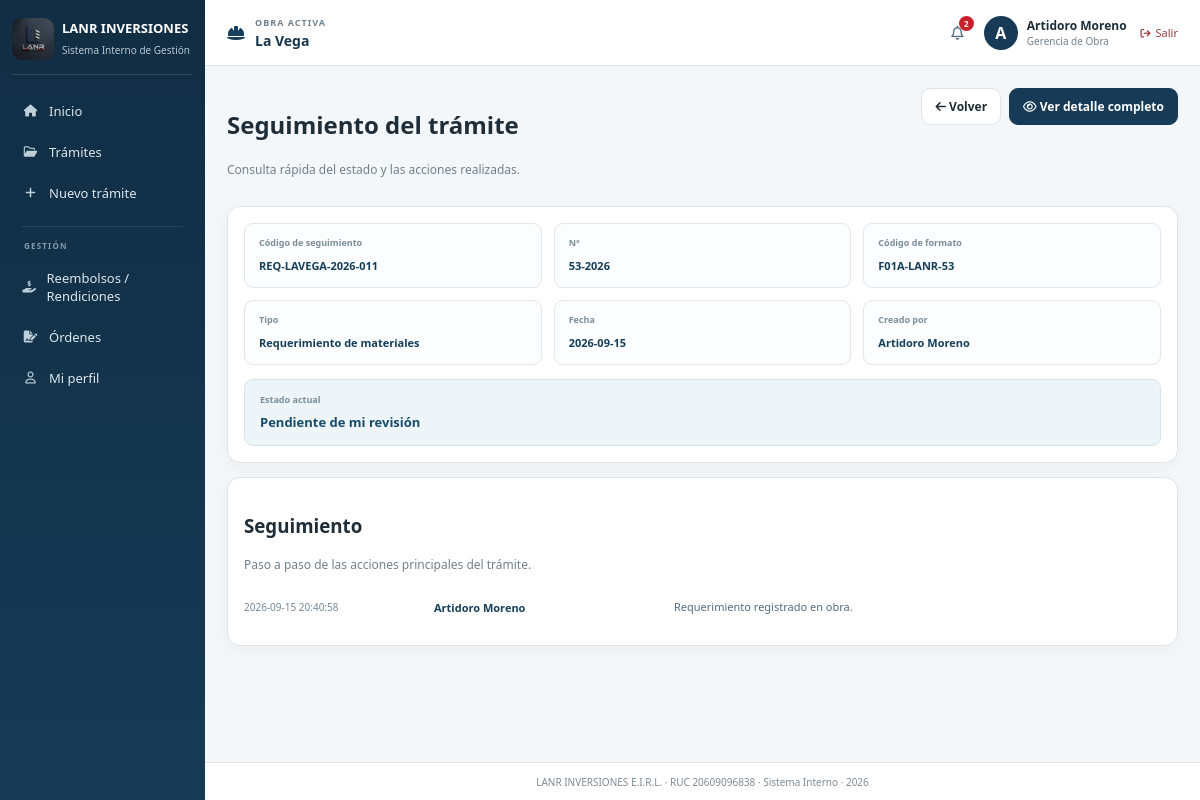
The app's page /requests/12/tracking (signed in) with its own data.
### tables this page shows
CREATE TABLE obras(
        id INTEGER PRIMARY KEY,
        nombre TEXT NOT NULL,
        codigo TEXT UNIQUE NOT NULL,
        proyecto TEXT,
        ubicacion TEXT,
        active INTEGER DEFAULT 1,
        created_at TEXT,
        updated_at TEXT
    );

CREATE TABLE users(
        id INTEGER PRIMARY KEY,
        full_name TEXT,
        username TEXT UNIQUE COLLATE NOCASE,
        password_hash TEXT,
        role TEXT,
        email TEXT,
        phone TEXT,
        profile_photo TEXT,
        must_change INTEGER DEFAULT 0,
        active INTEGER DEFAULT 1,
        created_at TEXT,
        updated_at TEXT,
        last_login TEXT
    );

CREATE TABLE tramites(
        id INTEGER PRIMARY KEY,
        obra_id INTEGER,
        tracking TEXT UNIQUE,
        tipo TEXT,
        subtipo TEXT,
        numero TEXT,
        fecha TEXT,
        proyecto TEXT,
        lugar TEXT,
        beneficiario TEXT,

        dni_ruc TEXT,
        modalidad_pago TEXT,
        responsable TEXT,
        tipo_comprobante TEXT,
        banco TEXT,
        nro_comprobante TEXT,
        cuenta_cci TEXT,
        abono REAL,
        observaciones TEXT,

        prioridad TEXT DEFAULT 'Normal',
        fecha_requerida TEXT,

        estado TEXT,
        formato TEXT,
        creador INTEGER,
        creado TEXT
    , celular TEXT, moneda TEXT DEFAULT 'PEN', fecha_limite_pago TEXT, amortizacion REAL DEFAULT 0, saldo_pendiente REAL DEFAULT 0);

CREATE TABLE history(
        id INTEGER PRIMARY KEY,
        tramite_id INTEGER,
        usuario_id INTEGER,
        accion TEXT,
        fecha TEXT
    );

### app.py (the view)
@app.route('/requests/<int:tid>/tracking')
@login_required
def request_tracking(tid):
    u = user()
    obra = active_project()
    if not obra:
        abort(404)
    c = db()
    t = c.execute(
        '''
        SELECT t.*, u.full_name AS creador_nombre
        FROM tramites t
        JOIN users u ON u.id=t.creador
        WHERE t.id=? AND t.obra_id=?
        ''',
        (tid, obra['id'])
    ).fetchone()
    if not t:
        c.close()
        abort(404)
    if not _can_user_view_tramite(c, t, u):
        c.close()
        abort(404)
    hs = c.execute(
        '''
        SELECT h.*, u.full_name AS nombre
        FROM history h
        JOIN users u ON u.id=h.usuario_id
        WHERE h.tramite_id=?
        ORDER BY h.id DESC
        ''',
        (tid,)
    ).fetchall()
    c.close()
    return render_template('request_tracking.html', user=u, t=t, history=hs)

### app.py (called while the page is built, shortened)
@app.after_request
def add_no_cache_headers(response):
    if request.path.startswith('/static/'):
        response.headers['Cache-Control'] = 'no-store, no-cache, must-revalidate, max-age=0'
        response.headers['Pragma'] = 'no-cache'
        response.headers['Expires'] = '0'
    return response

def db():
    c = sqlite3.connect(DB)
    c.row_factory = sqlite3.Row
    return c

@app.context_processor
def project_context():
    if 'uid' not in session:
        return {
            'active_project': None,
            'available_projects': []
        }
    c = db()
    available_projects = c.execute(
        '''
        SELECT o.*
        FROM obras o

        JOIN usuario_obra uo
            ON uo.obra_id = o.id

        WHERE uo.usuario_id=?
        AND o.active=1
        AND uo.active=1

        ORDER BY o.nombre
        ''',
        (session['uid'],)
    ).fetchall()
    c.close()
    return {
        'active_project': active_project(),
        'available_projects': available_projects
    }

def user():
    if 'uid' not in session:
        return None
    c = db()
    u = c.execute('select * from users where id=?',
                  (session['uid'],)).fetchone()
    c.close()
    return u

def login_required(fn):
    from functools import wraps
    @wraps(fn)
    def w(*a, **k):
        if 'uid' not in session:
            return redirect(
                url_for('login')
            )
        c = db()
        account = c.execute(
            '''
            SELECT active
            FROM users
            WHERE id=?
            ''',
            (session['uid'],)
        ).fetchone()
        c.close()
        return fn(*a, **k)
    return w

def _can_user_view_tramite(c, t, u):
    if t['estado'] == 'Pendiente de mi revisión':
        return t['creador'] == u['id']

### templates/request_tracking.html
{% extends 'base.html' %}
{% block body_class %}page-request-tracking{% endblock %}{% block title %} Seguimiento del trámite | LANR {% endblock %}{% block content %}
<div class="track-head"><div><h1>Seguimiento del trámite</h1><p class="muted">Consulta rápida del estado y las acciones realizadas.</p></div>
<div class="track-actions"><a class="btn" href="{{ url_for('requests') }}"><i class="fa-solid fa-arrow-left"></i> Volver</a><a class="btn primary" href="{{ url_for('request_detail',tid=t.id) }}"><i class="fa-regular fa-eye"></i> Ver detalle completo</a></div></div>
<div class="card"><div class="track-summary">
<div><span>Código de seguimiento</span><strong>{{ t.tracking }}</strong></div><div><span>N°</span><strong>{{ t.numero }}</strong></div><div><span>Código de formato</span><strong>{{ t.formato or '—' }}</strong></div>
<div><span>Tipo</span><strong>{% if t.tipo=='REQ' %}Requerimiento de materiales{% else %}Solicitud de pago{% if t.subtipo %} · {{ t.subtipo }}{% endif %}{% endif %}</strong></div>
<div><span>Fecha</span><strong>{{ t.fecha }}</strong></div><div><span>Creado por</span><strong>{{ t.creador_nombre }}</strong></div>
</div><div class="track-status"><span>Estado actual</span><strong>{{ t.estado }}</strong></div></div>
<div class="card topgap"><h3>Seguimiento</h3><p class="muted">Paso a paso de las acciones principales del trámite.</p>
{% set ns=namespace(visibles=0) %}{% for h in history %}{% if 'Trámite modificado' not in h.accion and 'modificado durante la revisión' not in h.accion %}{% set ns.visibles=ns.visibles+1 %}
<div class="track-history"><span class="date">{{ h.fecha }}</span><strong>{{ h.nombre }}</strong><span class="action">
{% if 'Requerimiento registrado:' in h.accion %}Requerimiento registrado en obra.
{% elif 'Solicitud registrada:' in h.accion %}Solicitud registrada en obra.
{% elif 'Revisión final completada' in h.accion or 'Visto bueno:' in h.accion %}{% if h.nombre=='Artidoro Moreno' %}Gerencia de Obra dio visto bueno.{% elif h.nombre=='José Luis Becerra' %}Control y Planeamiento dio visto bueno.{% else %}Dio visto bueno.{% endif %}
{% elif 'Requerimiento recibido por Logística' in h.accion %}Logística recibió el requerimiento.
{% elif 'Compra registrada por Logística' in h.accion %}Logística registró la compra del requerimiento.
{% elif 'Material enviado a obra' in h.accion %}Logística envió los materiales a obra.
{% elif 'Recepción confirmada en obra' in h.accion %}Obra confirmó la recepción de los materiales.
{% elif 'Pago de solicitud registrado' in h.accion or 'Pago registrado por Tesorería' in h.accion %}Se registró el pago de la solicitud.
{% elif 'Conformidad' in h.accion and 'finalizada' in h.accion %}Gerencia General dio conformidad final.
{% else %}{{ h.accion }}{% endif %}</span></div>
{% endif %}{% endfor %}{% if ns.visibles==0 %}<p class="muted">Todavía no hay acciones de seguimiento registradas.</p>{% endif %}
</div>{% endblock %}

### templates/base.html (shortened to what this page needs)
<!doctype html>
<html lang="es">
  <head>
    <link
      rel="stylesheet"
      href='{{ url_for("static", filename="css/styles.css") }}'
    />
    <link
      rel="stylesheet"
      href="https://cdnjs.cloudflare.com/ajax/libs/font-awesome/6.5.2/css/all.min.css"
    />
  </head>
  <body class="{% block body_class %}{% endblock %}">
    {% if user %}
    <div class="app">
      <aside class="sidebar" id="sidebar">
        <div class="brand">
          <img
            src='{{ url_for("static", filename="logo-lanr.jpeg") }}'
            alt="LANR Inversiones"
          />
          <div>
            <strong>LANR INVERSIONES</strong>
            <span>Sistema Interno de Gestión</span>
          </div>
        </div>
        <nav>
          <a
            href='{{ url_for("home") }}'
            class="{% if request.endpoint == 'home' %}active{% endif %}"
          >
            <i class="fa-solid fa-house"></i>
            <span>Inicio</span>
          </a>
          <a
            href='{{ url_for("requests") }}'
            class="{% if request.endpoint in ['requests', 'request_detail'] %}active{% endif %}"
          >
            <i class="fa-regular fa-folder-open"></i>
            <span>Trámites</span>
          </a>
          {% if user.role in ['Gerencia de Obra', 'Control y Planeamiento', 'Administración', 'Logística', 'Tesorería', 'Contabilidad', 'Sistemas'] %}
          <a
            href='{{ url_for("new_request") }}'
            class="{% if request.endpoint in ['new_request', 'new_requirement', 'new_payment_request', 'create_requirement', 'create_payment_request'] %}active{% endif %}"
          >
            <i class="fa-solid fa-plus"></i>
            <span>Nuevo trámite</span>
          </a>
          {% endif %}
          <div class="nav-divider"></div>
          <span class="nav-section">GESTIÓN</span>
          <a href='{{ url_for("reimbursements") }}' class="{% if request.endpoint in ['reimbursements','new_reimbursement'] %}active{% endif %}">
            <i class="fa-solid fa-hand-holding-dollar"></i><span>Reembolsos / Rendiciones</span>
          </a>
          <a href='{{ url_for("orders") }}' class="{% if request.endpoint in ['orders','new_order'] %}active{% endif %}">
            <i class="fa-solid fa-file-signature"></i><span>Órdenes</span>
          </a>
          <a
            href='{{ url_for("profile") }}'
            class="{% if request.endpoint == 'profile' %}active{% endif %}"
          >
            <i class="fa-regular fa-user"></i>
            <span>Mi perfil</span>
          </a>
        </nav>
      </aside>
      <main>
        <header>
          <div class="work project-selector">
            {% if active_project %} {% if available_projects|length > 1 %}
            <div class="project-selector-main">
              <i class="fa-solid fa-helmet-safety"></i>
              <div>
                <span class="project-selector-label"> OBRA ACTIVA </span>
                <select
                  class="project-select"
                  onchange="
                    if (this.value) {
                      document
                        .getElementById('project-form-' + this.value)
                        .submit();
                    }
                  "
                  aria-label="Seleccionar obra"
                >
                  {% for project in available_projects %}
                  <option
                    value="{{ project.id }}"
                    {% if project.id == active_project.id %}selected{% endif %}
                  >
                    {{ project.nombre }}
                  </option>
                  {% endfor %}
                </select>
              </div>
            </div>
            {% for project in available_projects %}
            <form
              id="project-form-{{ project.id }}"
              method="post"
              action="{{ url_for('select_project', obra_id=project.id) }}"
              class="project-hidden-form"
            ></form>
            {% endfor %} {% else %}
            <div class="project-selector-main">
              <i class="fa-solid fa-helmet-safety"></i>
              <div>
                <span class="project-selector-label"> OBRA ACTIVA </span>
                <strong class="project-single-name">
                  {{ active_project.nombre }}
                </strong>
              </div>
            </div>
            {% endif %} {% endif %}
          </div>
          <div class="who">
            <div class="notification-wrapper">
              <button
                type="button"
                class="notification-button"
                title="Notificaciones"
                onclick="toggleNotifications()"
              >
                <i class="fa-regular fa-bell"></i>
                {% if notificaciones_no_leidas > 0 %}
                <span class="notification-count">
                  {{ notificaciones_no_leidas }}
                </span>
                {% endif %}
              </button>
            </div>
            <div class="avatar">
              {% if user.profile_photo %}
              <img
                src="{{ url_for(
      'static',
      filename='profile_photos/' ~ user.profile_photo
    ) }}"
                alt="Foto de {{ user.full_name }}"
              />
              {% else %}
              <span> {{ user.full_name[0]|upper }} </span>
              {% endif %}
            </div>
            <div class="user-data">
              <strong>{{ user.full_name }}</strong>
              <small>{{ user.role }}</small>
            </div>
            <a
              href='{{ url_for("logout") }}'
              class="logout-link"
              title="Cerrar sesión"
            >
              <i class="fa-solid fa-arrow-right-from-bracket"></i>
              <span>Salir</span>
            </a>
          </div>
        </header>
        <section class="content">
           {% block content %} {% endblock %}
        </section>
        <footer>
          LANR INVERSIONES E.I.R.L. · RUC 20609096838 · Sistema Interno · 2026
        </footer>
      </main>
    </div>
    {% else %} {% block guest %} {% endblock %} {% endif %}
  </body>
</html>

### records on screen
obras: nombre "La Vega"
users: full_name "A", full_name "Artidoro Moreno", role "Gerencia de Obra", creador_nombre "Artidoro Moreno"
tramites: tracking "REQ-LAVEGA-2026-011", numero "53-2026", formato "F01A-LANR-53", fecha "2026-09-15", estado "Pendiente de mi revisión"
history: fecha "2026-09-15 20:40:58", nombre "Artidoro Moreno", shows "Requerimiento registrado en obra."

### other values on screen
{{ notificaciones_no_leidas }} "2"
